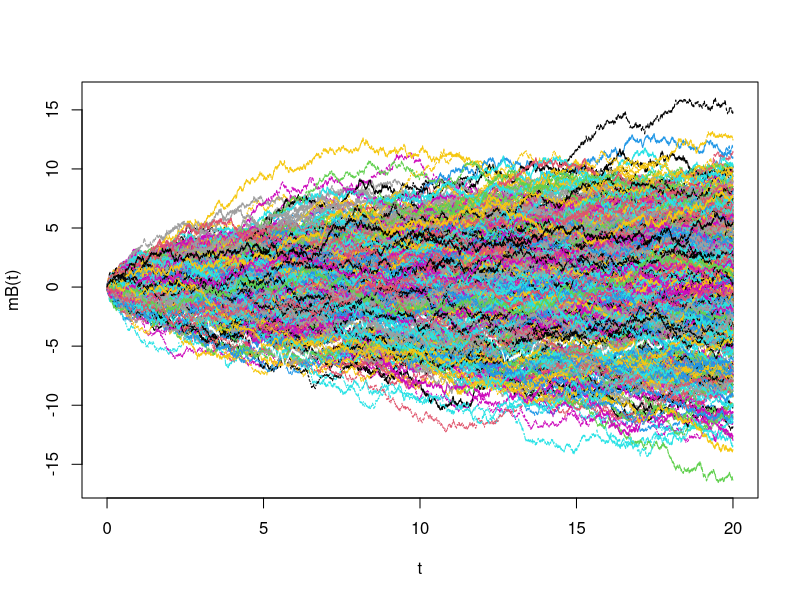
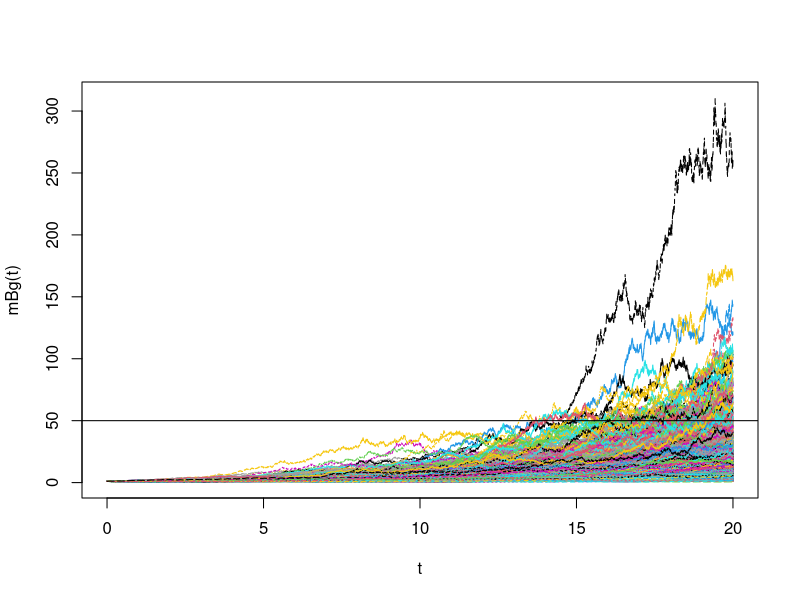
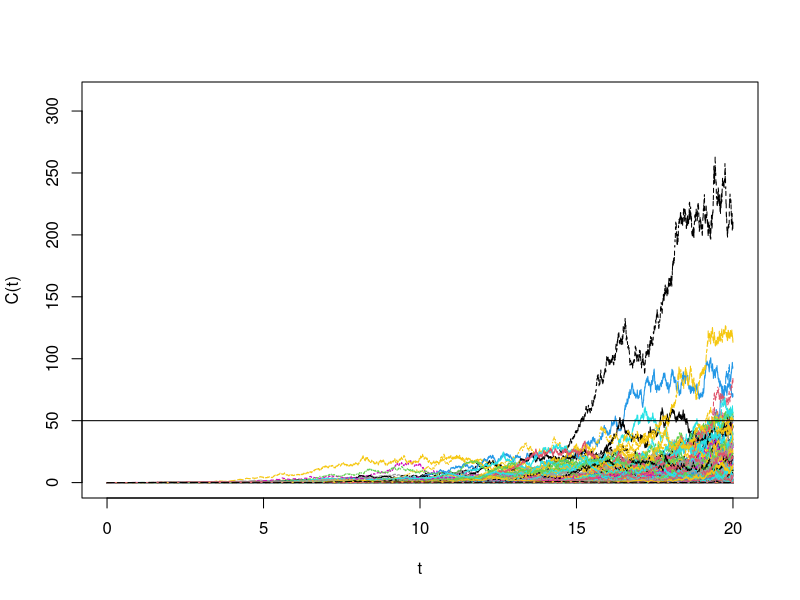

Generate these figures, in order, with R:

#Simulación trayectorias movimiento Browniano

#T := variable "tiempo"
#B0 := inicio del MB

TrayectoriasmB <- function(B0, T, numSubintervalos, numTrayectorias) {
  dt <- T/numSubintervalos
  t <- seq(0, T, dt)
  
  datos<-matrix(rnorm((numSubintervalos+1)*numTrayectorias, 0, sqrt(dt)), 
                nrow = numSubintervalos + 1, ncol = numTrayectorias)
  
  datos[1,] <- B0
  trayectorias<-apply(datos, 2, cumsum)
  Particion_trayectorias<-cbind(t, trayectorias)
  return(Particion_trayectorias)
}



#Trayectorias movimiento Browniano geométrico

#s_0:= precio inicial conocido del activo
#mu:= tendencia
#sigma:= volatilidad > 0

DatosmBg<-function(datos, s0, mu, sigma){
  datos[,-1] <- s0*exp((mu - 0.5*sigma^2)*datos[,1] + sigma*datos[,-1])
  return(datos)
}


#Trayectorias del precio de una opción call europea
# s0 := precio spot del activo
# k := Precio de ejercicio
# r := tasa de interés libre de riesgo
# sigma := volatilidad, > 0

DatosCt <- function(datosmBg, T, s0, K, r, sigma) {
  s <- datosmBg[,-1]
  t <- datosmBg[,1]
  
  d1 <- (log(s/K) + (r + 0.5*sigma^2)*(T-t))/(sigma*sqrt(T-t))
  d2 <- (log(s/K) + (r - 0.5*sigma^2)*(T-t))/(sigma*sqrt(T-t))
  
  ct <- s*pnorm(d1) - K*exp(-r*(T-t))*pnorm(d2) 
  return(ct)
}



# Elección de parámetros para la simulación
sigma <- 0.2; s0 <- 1; T <- 20; K = 50

datosmB <- TrayectoriasmB(B0 = 0, T = 20, numSubintervalos  = 10000,
                          numTrayectorias = 1000)

datosmBg <- DatosmBg(datosmB, s0, mu = 0.15, sigma)
datosCt <- DatosCt(datosmBg, T, s0, K, r=0.1, sigma)

t <- datosmB[,1]
Bmax <- ceiling(max(datosmBg))


colors <- sample(0:255, size = nrow(datosmB), replace = TRUE)

#Gráfica de trayectorias de mB
x11()
matplot(t, datosmB[,-1], type = "l", col = colors, 
        xlab = "t", ylab = "mB(t)")

#Gráfica de trayectorias de mBg
x11()
matplot(t, datosmBg[,-1], type = "l", col = colors,  
        xlab = "t", ylab = "mBg(t)", ylim = c(0,Bmax))
abline(h = K, col = "black")

#Gráfica de trayectorias del precio de una opcion call tipo Europea
x11()
matplot(t, datosCt, type = "l", col = colors, 
        xlab = "t", ylab = "C(t)", ylim = c(0,Bmax))
abline(h = K, col = "black")













